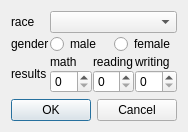
<?xml version="1.0" encoding="UTF-8"?>
<ui version="4.0">
 <class>AddRowDialog</class>
 <widget class="QDialog" name="AddRowDialog">
  <property name="geometry">
   <rect>
    <x>0</x>
    <y>0</y>
    <width>400</width>
    <height>300</height>
   </rect>
  </property>
  <property name="windowTitle">
   <string>Dialog</string>
  </property>
  <layout class="QVBoxLayout" name="verticalLayout">
   <property name="sizeConstraint">
    <enum>QLayout::SetFixedSize</enum>
   </property>
   <item>
    <layout class="QGridLayout" name="gridLayout" rowstretch="1,8,1" columnstretch="0,1" rowminimumheight="0,0,5" columnminimumwidth="0,8">
     <property name="sizeConstraint">
      <enum>QLayout::SetFixedSize</enum>
     </property>
     <property name="spacing">
      <number>1</number>
     </property>
     <item row="1" column="0">
      <widget class="QLabel" name="genderLabel">
       <property name="text">
        <string>gender</string>
       </property>
      </widget>
     </item>
     <item row="0" column="0">
      <widget class="QLabel" name="raceLabel">
       <property name="text">
        <string>race</string>
       </property>
      </widget>
     </item>
     <item row="2" column="1">
      <layout class="QGridLayout" name="gridLayout_2" rowstretch="1,1" rowminimumheight="1,1">
       <property name="sizeConstraint">
        <enum>QLayout::SetFixedSize</enum>
       </property>
       <item row="0" column="2">
        <widget class="QLabel" name="writingLabel">
         <property name="text">
          <string>writing</string>
         </property>
        </widget>
       </item>
       <item row="0" column="0">
        <widget class="QLabel" name="mathLabel">
         <property name="text">
          <string>math</string>
         </property>
        </widget>
       </item>
       <item row="0" column="1">
        <widget class="QLabel" name="readingLabel">
         <property name="text">
          <string>reading</string>
         </property>
        </widget>
       </item>
       <item row="1" column="1">
        <widget class="QSpinBox" name="readingSpinBox"/>
       </item>
       <item row="1" column="0">
        <widget class="QSpinBox" name="mathSpinBox"/>
       </item>
       <item row="1" column="2">
        <widget class="QSpinBox" name="writingSpinBox"/>
       </item>
      </layout>
     </item>
     <item row="0" column="1">
      <widget class="QComboBox" name="comboBoxRace"/>
     </item>
     <item row="1" column="1">
      <layout class="QHBoxLayout" name="horizontalLayout">
       <item>
        <widget class="QRadioButton" name="maleRadioButton">
         <property name="text">
          <string>male</string>
         </property>
        </widget>
       </item>
       <item>
        <widget class="QRadioButton" name="femaleRadioButton">
         <property name="text">
          <string>female</string>
         </property>
        </widget>
       </item>
      </layout>
     </item>
     <item row="2" column="0">
      <widget class="QLabel" name="resultsLabel">
       <property name="text">
        <string>results</string>
       </property>
      </widget>
     </item>
    </layout>
   </item>
   <item>
    <widget class="QDialogButtonBox" name="buttonBox">
     <property name="orientation">
      <enum>Qt::Horizontal</enum>
     </property>
     <property name="standardButtons">
      <set>QDialogButtonBox::Cancel|QDialogButtonBox::Ok</set>
     </property>
    </widget>
   </item>
  </layout>
 </widget>
 <resources/>
 <connections>
  <connection>
   <sender>buttonBox</sender>
   <signal>accepted()</signal>
   <receiver>AddRowDialog</receiver>
   <slot>accept()</slot>
   <hints>
    <hint type="sourcelabel">
     <x>248</x>
     <y>254</y>
    </hint>
    <hint type="destinationlabel">
     <x>157</x>
     <y>274</y>
    </hint>
   </hints>
  </connection>
  <connection>
   <sender>buttonBox</sender>
   <signal>rejected()</signal>
   <receiver>AddRowDialog</receiver>
   <slot>reject()</slot>
   <hints>
    <hint type="sourcelabel">
     <x>316</x>
     <y>260</y>
    </hint>
    <hint type="destinationlabel">
     <x>286</x>
     <y>274</y>
    </hint>
   </hints>
  </connection>
 </connections>
</ui>
